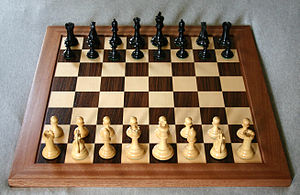
#> input picture chess.jpg, 300 x 195 px
$ jupyter execute Harris.ipynb
#> lines starting #> are read from the running program, lines starting #| are printed output that depends on the picture; after the words box and inside, x2 and y2 are one past the last pixel; in counts of white or black regions, pixels touching at a corner belong together
#Implement the Harris corner detector to find and visualize corners in a grayscale image.

[cell 1]
# Harris Corner Detection Method
import cv2
import numpy as np
from google.colab.patches import cv2_imshow

# image is loaded with imread command
image = cv2.imread('chess.jpg')
#> image is the input picture: shape (195, 300, 3); mean B, G, R 98.8, 117.9, 137.6

# convert the input image into grayscale color space
operatedImage = cv2.cvtColor(image, cv2.COLOR_BGR2GRAY)
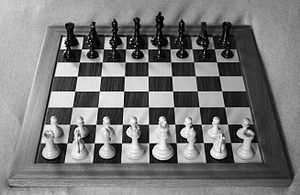
#> operatedImage: shape (195, 300); min 0, max 254, mean 121.6

# modify the data type setting to 32-bit floating point
operatedImage = np.float32(operatedImage)

# apply the cv2.cornerHarris method to detect the corners with appropriate values as input parameters
dest = cv2.cornerHarris(operatedImage, 2, 5, 0.09)
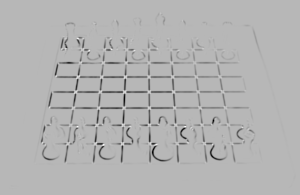
#> dest: shape (195, 300) float32; min -1.21e+10, max 4.72e+09, mean -278302400; drawn with min black and max white

# Results are marked through the dilated corners
dest = cv2.dilate(dest, None)
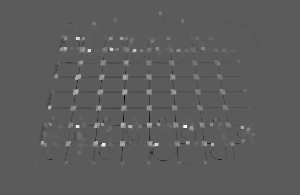
#> dest: shape (195, 300) float32; min -2.63e+09, max 4.72e+09, mean 35732864; drawn with min black and max white

# Reverting back to the original image,  with optimal threshold value
image[dest > 0.01 * dest.max()]=[0, 0, 255]
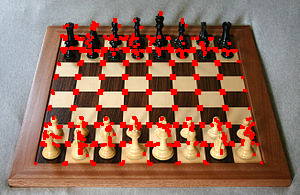
#> image: shape (195, 300, 3); 8.05% of pixels changed, all inside (x1, y1, x2, y2) = (34, 11, 263, 166)

# the window showing output image with corners
# Replacing cv2_imshow with cv2.imshow to display the image
cv2_imshow( image) # 'Corners' is the window title

$ run again, with mou1.jpg copied over chess.jpg
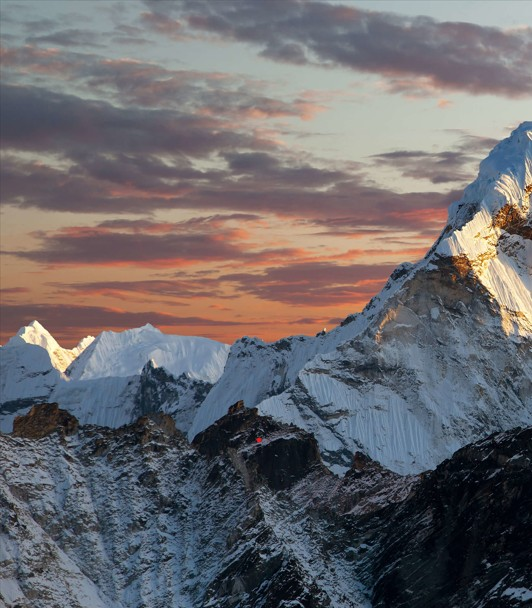
#> input picture mou1.jpg, 532 x 608 px
#> image is the input picture: shape (608, 532, 3); mean B, G, R 108.5, 104.9, 107.3
#> `dest = cv2.dilate(dest, None)`:
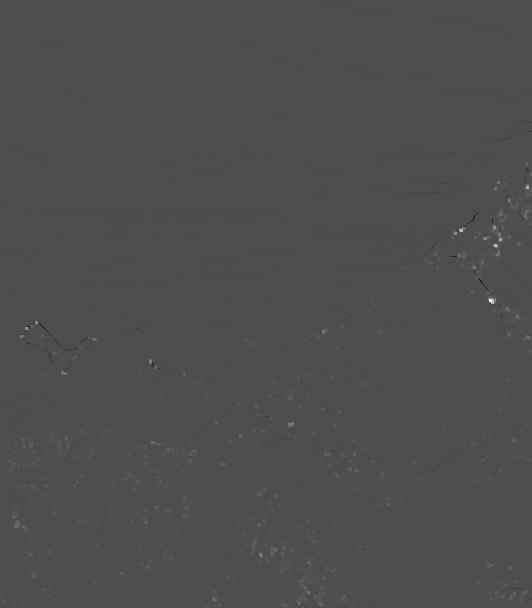
#> dest: shape (608, 532) float32; min -400605376, max 924696832, mean 1963956; drawn with min black and max white
#> `image[dest > 0.01 * dest.max()]=[0, 0, 255]`:
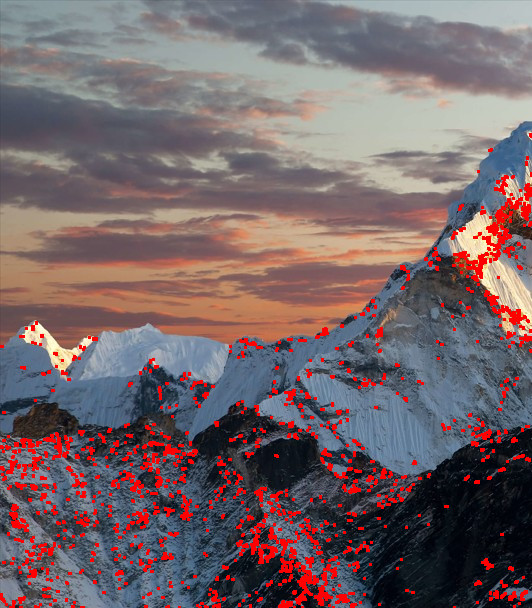
#> image: shape (608, 532, 3); 5.46% of pixels changed, all inside (x1, y1, x2, y2) = (0, 133, 532, 608)
